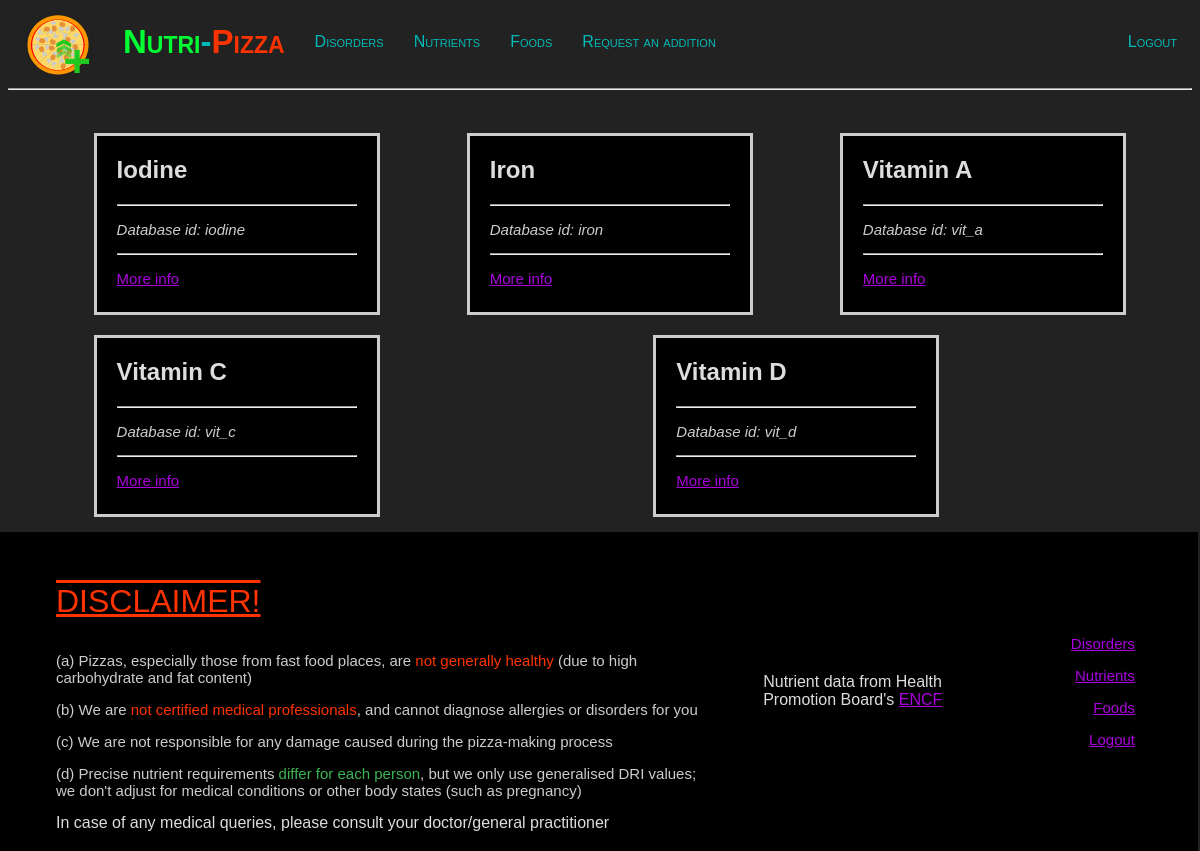
Screenshot of /nutrient-list (signed in) with the database file from the repository.
### healthpizza/models.py (models this page shows, shortened)
class Nutrient(models.Model):
    simple = CharField(max_length=50, default="vitD")
    name = CharField(max_length=50)
    type = ForeignKey(Nutr_type, on_delete=models.CASCADE, related_name="type of nutrient+")
    daily_min_intake = FloatField()
    daily_max_intake = FloatField()
    unit_of_measurement = CharField(max_length=10)

### healthpizza/views.py (the view)
# urls.py: path("nutrient-list", views.nutrient_list, name="nutrient list"),
@login_required(login_url="/login")
def nutrient_list(request):
    nutrients = Nutrient.objects.all().order_by("name")
    return render(request, "healthpizza/nutrients.html", {
        "nutrients": nutrients
    })

### healthpizza/templates/healthpizza/nutrients.html (shortened to what this page needs)
{% extends "healthpizza/layout.html" %}
{% block body %}
    <div id="cards-holder">
        {% for nutrient in nutrients %}
            <div class="disease-card">
                <h2>{{ nutrient.name }}</h2>
                <hr>
                <p><i>Database id: {{ nutrient.simple }}</i></p>
                <hr>
                <p><a href="/nutrient/{{ nutrient.simple }}">More info</a></p>
            </div>
        {% endfor %}
    </div>
{% endblock %}

### healthpizza/static/healthpizza/styles.css (style rules this page uses)
body { min-height: 100vh; background-color: #222; color: #ddd; font-family: Verdana, sans-serif; }
p { font-size: 15px; color: #ccc; }
a { color: #a0d; }
#cards-holder { display: inline-flex; flex-flow: row wrap; padding-left: 3%; }
.info-card, .disease-card { margin: 20px 3vw 0px 3vw; padding: 0px 20px 10px 20px; border: solid #ccc; background: #000; }
.disease-card { margin: auto; margin-top: 20px; margin-left: 3vw; max-width: 20vw; min-width: 240px; }

### rows the page displays
Nutrient: name "Iodine", simple "iodine"
Nutrient: name "Iron", simple "iron"
Nutrient: name "Vitamin A", simple "vit_a"
Nutrient: name "Vitamin C", simple "vit_c"
Nutrient: name "Vitamin D", simple "vit_d"
